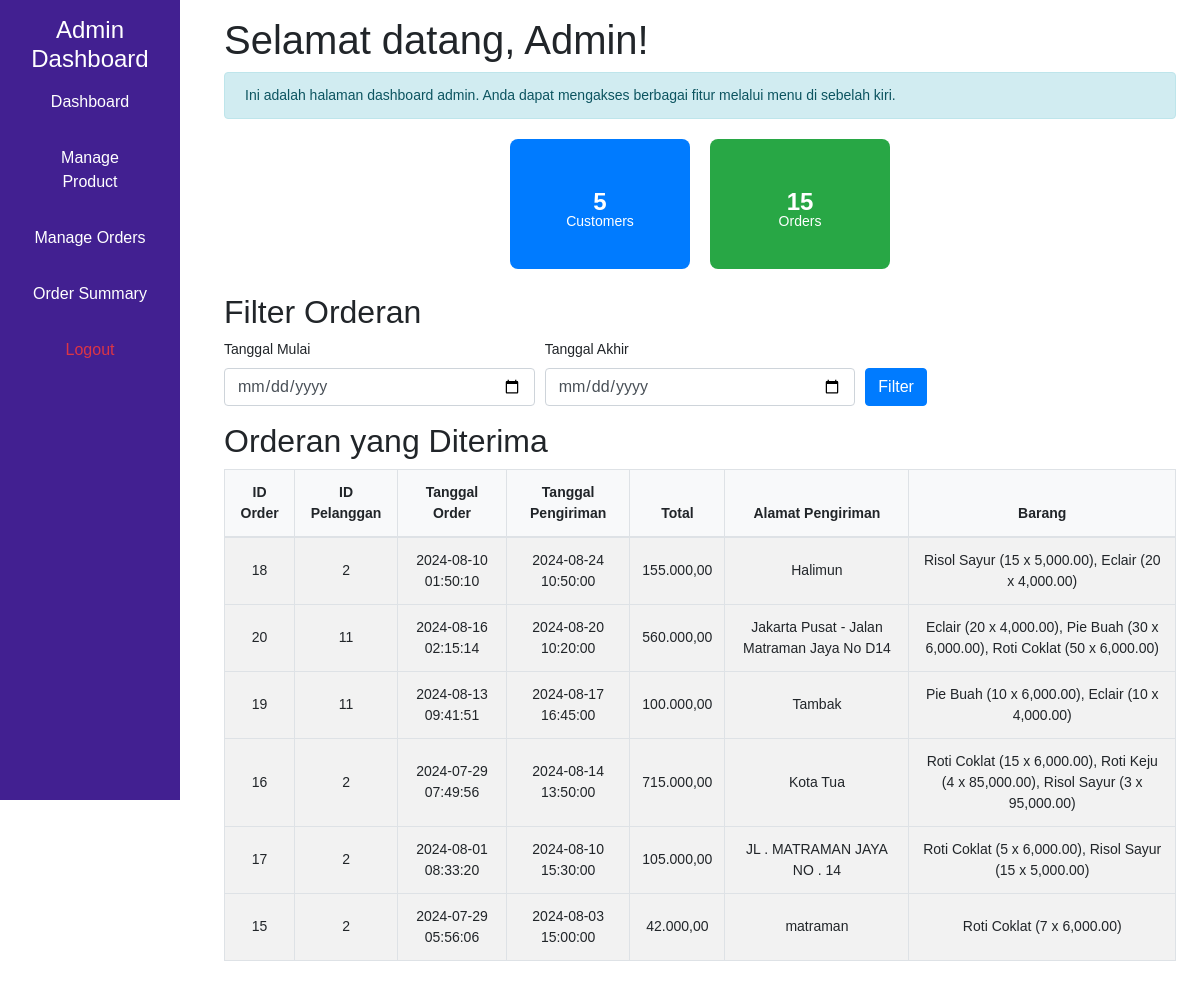
The app's page /admin/admin_dashboard.php (signed in) with its own data.
### tables this page shows
CREATE TABLE `orders` (
  `order_id` int(11) NOT NULL,
  `user_id` int(11) DEFAULT NULL,
  `status` enum('pending','accepted','rejected') DEFAULT 'pending',
  `order_date` datetime DEFAULT NULL,
  `shipping_date` datetime DEFAULT NULL,
  `total` decimal(10,2) DEFAULT NULL,
  `proof_of_transfer` varchar(255) DEFAULT NULL,
  `shipping_address` text DEFAULT NULL,
  `refund` varchar(255) DEFAULT 'none',
  `note` text DEFAULT 'none'
);

### admin/admin_dashboard.php (the view, shortened to what this page needs)
<?php
include '../includes/db_connect.php';
$sql_customers = "SELECT COUNT(*) AS total_customers FROM users WHERE role = 'customer'";
$sql_orders = "SELECT COUNT(*) AS total_orders FROM orders WHERE status IN ('accepted', 'pending')";
$result_customers = $conn->query($sql_customers);
$result_orders = $conn->query($sql_orders);
$total_customers = $result_customers->fetch_assoc()['total_customers'];
$total_orders = $result_orders->fetch_assoc()['total_orders'];
$filter_date_start = isset($_POST['date_start']) ? $_POST['date_start'] : '';
$filter_date_end = isset($_POST['date_end']) ? $_POST['date_end'] : '';
$sql_accepted_orders = "
    SELECT o.order_id, o.user_id, o.order_date, o.shipping_date, o.total, o.shipping_address,
           GROUP_CONCAT(CONCAT(p.name, ' (', oi.quantity, ' x ', FORMAT(oi.price, 2), ')') SEPARATOR ', ') AS items
    FROM orders o
    JOIN order_items oi ON o.order_id = oi.order_id
    JOIN products p ON oi.product_id = p.product_id
    WHERE o.status = 'accepted'
    " . ($filter_date_start ? "AND o.shipping_date >= '$filter_date_start'" : '') . "
    " . ($filter_date_end ? "AND o.shipping_date <= '$filter_date_end'" : '') . "
    GROUP BY o.order_id
    ORDER BY o.shipping_date DESC
";
$result_accepted_orders = $conn->query($sql_accepted_orders);
?>
<!DOCTYPE html>
<html lang="id">
<head>
    <link href="https://maxcdn.bootstrapcdn.com/bootstrap/4.5.2/css/bootstrap.min.css" rel="stylesheet">
    <link href="../css/style.css" rel="stylesheet">
</head>
<body>
    <div class="container-fluid">
        <div class="row">
            <nav id="sidebar" class="col-md-2 d-md-block sidebar">
                <h4 class="text-center">Admin Dashboard</h4>
                <ul class="nav flex-column">
                    <li class="nav-item">
                        <a class="nav-link" href="admin_dashboard.php">Dashboard</a>
                    </li>
                    <li class="nav-item">
                        <a class="nav-link" href="Manage_Product.php">Manage Product</a>
                    </li>
                    <li class="nav-item">
                        <a class="nav-link" href="manage_orders.php">Manage Orders</a>
                    </li>
                    <li class="nav-item">
                        <a class="nav-link active" href="order_summary.php">Order Summary</a>
                    </li>
                    <li class="nav-item">
                        <a class="nav-link text-danger" href="logout.php">Logout</a>
                    </li>
                </ul>
            </nav>
            <main role="main" class="col-md-9 ml-sm-auto col-lg-10 px-4 main-content">
                <h1>Selamat datang, Admin!</h1>
                <div class="alert alert-info" role="alert">
                    Ini adalah halaman dashboard admin. Anda dapat mengakses berbagai fitur melalui menu di sebelah kiri.
                </div>
                <div class="dashboard-stats mb-4">
                    <div class="stat-card badge badge-primary">
                        <div class="stat-value"><?php echo htmlspecialchars($total_customers); ?></div>
                        <div class="stat-label">Customers</div>
                    </div>
                    <div class="stat-card badge badge-success">
                        <div class="stat-value"><?php echo htmlspecialchars($total_orders); ?></div>
                        <div class="stat-label">Orders</div>
                    </div>
                </div>
                <h2>Filter Orderan</h2>
                <form method="post" action="">
                    <div class="form-row">
                        <div class="form-group col-md-4">
                            <label for="date_start">Tanggal Mulai</label>
                            <input type="date" class="form-control" id="date_start" name="date_start" value="<?php echo htmlspecialchars($filter_date_start); ?>">
                        </div>
                        <div class="form-group col-md-4">
                            <label for="date_end">Tanggal Akhir</label>
                            <input type="date" class="form-control" id="date_end" name="date_end" value="<?php echo htmlspecialchars($filter_date_end); ?>">
                        </div>
                        <div class="form-group col-md-4 align-self-end">
                            <button type="submit" class="btn btn-primary">Filter</button>
                        </div>
                    </div>
                </form>
                <h2>Orderan yang Diterima</h2>
                <table class="table table-striped">
                    <thead>
                        <tr>
                            <th>ID Order</th>
                            <th>ID Pelanggan</th>
                            <th>Tanggal Order</th>
                            <th>Tanggal Pengiriman</th>
                            <th>Total</th>
                            <th>Alamat Pengiriman</th>
                            <th>Barang</th>
                        </tr>
                    </thead>
                    <tbody>
                        <?php while ($row = $result_accepted_orders->fetch_assoc()): ?>
                            <tr>
                                <td><?php echo htmlspecialchars($row['order_id']); ?></td>
                                <td><?php echo htmlspecialchars($row['user_id']); ?></td>
                                <td><?php echo htmlspecialchars($row['order_date']); ?></td>
                                <td><?php echo htmlspecialchars($row['shipping_date']); ?></td>
                                <td><?php echo htmlspecialchars(number_format($row['total'], 2, ',', '.')); ?></td>
                                <td><?php echo htmlspecialchars($row['shipping_address']); ?></td>
                                <td><?php echo htmlspecialchars($row['items']); ?></td>
                            </tr>
                        <?php endwhile; ?>
                    </tbody>
                </table>
            </main>
        </div>
    </div>
</body>
</html>

### css/style.css (style rules this page uses)
body { font-family: "Poppins", sans-serif; font-size: 0.875rem; }
.sidebar { height: 100vh; background-color: #422091; color: #ffffff; padding: 1rem; position: fixed; top: 0; left: 0; width: 15%; display: flex; flex-direction: column; }
.sidebar .nav { width: 100%; }
.sidebar .nav-item { margin-bottom: 1rem; }
.sidebar .nav-link { color: #ffffff; font-size: 1rem; text-align: center; padding: 0.5rem 1rem; border-radius: 0.5rem; transition: background-color 0.3s ease; }
.main-content { padding: 1rem; background-color: #ffffff; margin-left: 15%; min-height: 100vh; }
.dashboard-stats { display: flex; justify-content: center; align-items: center; gap: 20px; flex-wrap: wrap; margin-top: 20px; }
.stat-card { display: flex; flex-direction: column; align-items: center; justify-content: center; width: 180px; height: 130px; font-size: 1rem; text-align: center; border-radius: 0.5rem; padding: 15px; }
.stat-value { font-size: 1.5rem; font-weight: 700; }
.stat-label { font-size: 0.875rem; font-weight: 400; }
.table { width: 100%; margin-bottom: 1rem; color: #212529; border-collapse: collapse; }
.table th, .table td { padding: 0.75rem; vertical-align: middle; border: 1px solid #dee2e6; }
.table thead th { background-color: #f8f9fa; font-weight: 700; text-align: center; }
.table tbody td { text-align: center; }
.table tr:nth-child(even) { background-color: #f2f2f2; }

### records on screen
orders: order_id "18", user "2", order_date "2024-08-10 01:50:10", shipping_date "2024-08-24 10:50:00", total "155.000,00", shipping_address "Halimun", items "Risol Sayur (15 x 5,000.00), Eclair (20 x 4,000.00)"
orders: order_id "20", user "11", order_date "2024-08-16 02:15:14", shipping_date "2024-08-20 10:20:00", total "560.000,00", shipping_address "Jakarta Pusat - Jalan Matraman Jaya No D14", items "Eclair (20 x 4,000.00), Pie Buah (30 x 6,000.00), Roti Coklat (50 x 6,000.00)"
orders: order_id "19", user "11", order_date "2024-08-13 09:41:51", shipping_date "2024-08-17 16:45:00", total "100.000,00", shipping_address "Tambak", items "Pie Buah (10 x 6,000.00), Eclair (10 x 4,000.00)"
orders: order_id "16", user "2", order_date "2024-07-29 07:49:56", shipping_date "2024-08-14 13:50:00", total "715.000,00", shipping_address "Kota Tua", items "Roti Coklat (15 x 6,000.00), Roti Keju (4 x 85,000.00), Risol Sayur (3 x 95,000.00)"
orders: order_id "17", user "2", order_date "2024-08-01 08:33:20", shipping_date "2024-08-10 15:30:00", total "105.000,00", shipping_address "JL . MATRAMAN JAYA NO . 14", items "Roti Coklat (5 x 6,000.00), Risol Sayur (15 x 5,000.00)"
orders: order_id "15", user "2", order_date "2024-07-29 05:56:06", shipping_date "2024-08-03 15:00:00", total "42.000,00", shipping_address "matraman", items "Roti Coklat (7 x 6,000.00)"

### other values on screen
$total_customers "5"
$total_orders "15"
